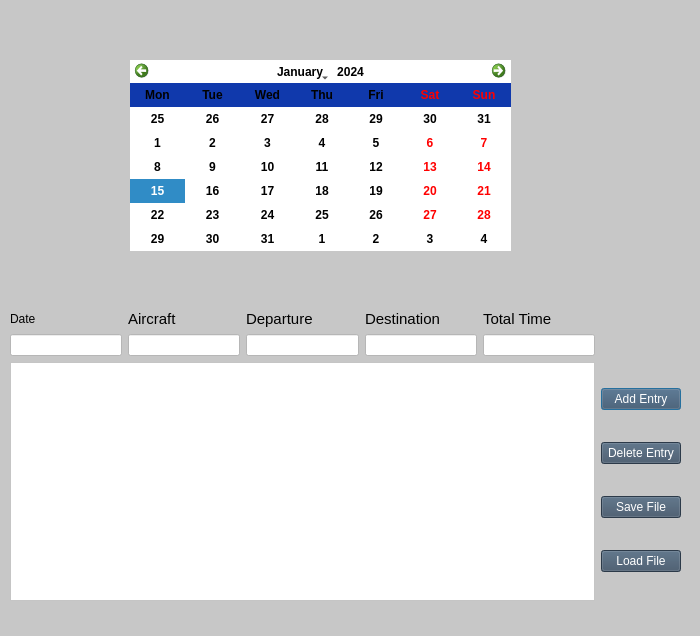
<?xml version="1.0" encoding="UTF-8"?>
<ui version="4.0">
 <class>logbook</class>
 <widget class="QDialog" name="logbook">
  <property name="geometry">
   <rect>
    <x>0</x>
    <y>0</y>
    <width>700</width>
    <height>636</height>
   </rect>
  </property>
  <property name="windowTitle">
   <string>Dialog</string>
  </property>
  <property name="styleSheet">
   <string notr="true">background-color: rgb(199, 199, 199);</string>
  </property>
  <widget class="QWidget" name="layoutWidget">
   <property name="geometry">
    <rect>
     <x>10</x>
     <y>310</y>
     <width>671</width>
     <height>291</height>
    </rect>
   </property>
   <layout class="QGridLayout" name="gridLayout_2">
    <item row="0" column="0">
     <layout class="QGridLayout" name="gridLayout">
      <item row="0" column="0">
       <widget class="QLabel" name="label">
        <property name="styleSheet">
         <string notr="true">font: 11pt &quot;MS Shell Dlg 2&quot;;
color: rgb(0, 0, 0);</string>
        </property>
        <property name="text">
         <string>Date</string>
        </property>
       </widget>
      </item>
      <item row="0" column="1">
       <widget class="QLabel" name="label_2">
        <property name="font">
         <font>
          <pointsize>11</pointsize>
         </font>
        </property>
        <property name="styleSheet">
         <string notr="true">color: rgb(0, 0, 0);</string>
        </property>
        <property name="text">
         <string>Aircraft</string>
        </property>
       </widget>
      </item>
      <item row="0" column="2">
       <widget class="QLabel" name="label_3">
        <property name="font">
         <font>
          <pointsize>11</pointsize>
         </font>
        </property>
        <property name="styleSheet">
         <string notr="true">color: rgb(0, 0, 0);</string>
        </property>
        <property name="text">
         <string>Departure</string>
        </property>
       </widget>
      </item>
      <item row="0" column="3">
       <widget class="QLabel" name="label_4">
        <property name="font">
         <font>
          <pointsize>11</pointsize>
         </font>
        </property>
        <property name="styleSheet">
         <string notr="true">color: rgb(0, 0, 0);</string>
        </property>
        <property name="text">
         <string>Destination</string>
        </property>
       </widget>
      </item>
      <item row="0" column="4">
       <widget class="QLabel" name="label_5">
        <property name="font">
         <font>
          <pointsize>11</pointsize>
         </font>
        </property>
        <property name="styleSheet">
         <string notr="true">color: rgb(0, 0, 0);</string>
        </property>
        <property name="text">
         <string>Total Time</string>
        </property>
       </widget>
      </item>
      <item row="1" column="0">
       <widget class="QLineEdit" name="lineEdit">
        <property name="styleSheet">
         <string notr="true">background-color: rgb(255, 255, 255);
font: 10pt &quot;MS Shell Dlg 2&quot;;</string>
        </property>
        <property name="text">
         <string/>
        </property>
        <property name="maxLength">
         <number>10</number>
        </property>
       </widget>
      </item>
      <item row="1" column="1">
       <widget class="QLineEdit" name="lineEdit_2">
        <property name="styleSheet">
         <string notr="true">background-color: rgb(255, 255, 255);
font: 10pt &quot;MS Shell Dlg 2&quot;;</string>
        </property>
        <property name="maxLength">
         <number>20</number>
        </property>
       </widget>
      </item>
      <item row="1" column="2">
       <widget class="QLineEdit" name="lineEdit_3">
        <property name="styleSheet">
         <string notr="true">background-color: rgb(255, 255, 255);
font: 10pt &quot;MS Shell Dlg 2&quot;;</string>
        </property>
        <property name="maxLength">
         <number>10</number>
        </property>
       </widget>
      </item>
      <item row="1" column="3">
       <widget class="QLineEdit" name="lineEdit_4">
        <property name="styleSheet">
         <string notr="true">background-color: rgb(255, 255, 255);
font: 10pt &quot;MS Shell Dlg 2&quot;;</string>
        </property>
        <property name="maxLength">
         <number>10</number>
        </property>
       </widget>
      </item>
      <item row="1" column="4">
       <widget class="QLineEdit" name="lineEdit_5">
        <property name="styleSheet">
         <string notr="true">background-color: rgb(255, 255, 255);
font: 10pt &quot;MS Shell Dlg 2&quot;;</string>
        </property>
        <property name="maxLength">
         <number>10</number>
        </property>
       </widget>
      </item>
     </layout>
    </item>
    <item row="1" column="0">
     <widget class="QTableWidget" name="tableWidget">
      <property name="font">
       <font>
        <pointsize>11</pointsize>
        <italic>false</italic>
        <bold>true</bold>
       </font>
      </property>
      <property name="styleSheet">
       <string notr="true">background-color: rgb(255, 255, 255);
color: rgb(0, 0, 0);</string>
      </property>
      <property name="lineWidth">
       <number>1</number>
      </property>
      <property name="midLineWidth">
       <number>3</number>
      </property>
      <attribute name="horizontalHeaderShowSortIndicator" stdset="0">
       <bool>true</bool>
      </attribute>
      <attribute name="verticalHeaderDefaultSectionSize">
       <number>30</number>
      </attribute>
     </widget>
    </item>
    <item row="1" column="1">
     <layout class="QVBoxLayout" name="verticalLayout_2">
      <item>
       <widget class="QPushButton" name="pushButton_4">
        <property name="styleSheet">
         <string notr="true">font: 12pt &quot;MS Shell Dlg 2&quot;;
color: rgb(255, 255, 255);
background-color: rgb(61, 81, 102);</string>
        </property>
        <property name="text">
         <string>Add Entry</string>
        </property>
       </widget>
      </item>
      <item>
       <widget class="QPushButton" name="pushButton_5">
        <property name="styleSheet">
         <string notr="true">font: 12pt &quot;MS Shell Dlg 2&quot;;
color: rgb(255, 255, 255);
background-color: rgb(61, 81, 102);</string>
        </property>
        <property name="text">
         <string>Delete Entry</string>
        </property>
       </widget>
      </item>
      <item>
       <widget class="QPushButton" name="pushButton_6">
        <property name="styleSheet">
         <string notr="true">font: 12pt &quot;MS Shell Dlg 2&quot;;
color: rgb(255, 255, 255);
background-color: rgb(61, 81, 102);</string>
        </property>
        <property name="text">
         <string>Save File</string>
        </property>
       </widget>
      </item>
      <item>
       <widget class="QPushButton" name="pushButton_2">
        <property name="styleSheet">
         <string notr="true">font: 12pt &quot;MS Shell Dlg 2&quot;;
color: rgb(255, 255, 255);
background-color: rgb(61, 81, 102);</string>
        </property>
        <property name="text">
         <string>Load File</string>
        </property>
       </widget>
      </item>
     </layout>
    </item>
   </layout>
  </widget>
  <widget class="QCalendarWidget" name="calendarWidget">
   <property name="geometry">
    <rect>
     <x>130</x>
     <y>60</y>
     <width>381</width>
     <height>191</height>
    </rect>
   </property>
   <property name="font">
    <font>
     <bold>true</bold>
    </font>
   </property>
   <property name="styleSheet">
    <string notr="true">background-color: rgb(255, 255, 255);
alternate-background-color: rgb(16, 57, 172);
color: rgb(0, 0, 0);</string>
   </property>
   <property name="gridVisible">
    <bool>false</bool>
   </property>
   <property name="verticalHeaderFormat">
    <enum>QCalendarWidget::NoVerticalHeader</enum>
   </property>
  </widget>
 </widget>
 <resources/>
 <connections/>
</ui>
